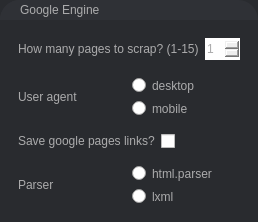
                            <widget class="QFrame" name="frame_google_engine">
                             <property name="sizePolicy">
                              <sizepolicy hsizetype="Expanding" vsizetype="Fixed">
                               <horstretch>0</horstretch>
                               <verstretch>0</verstretch>
                              </sizepolicy>
                             </property>
                             <property name="minimumSize">
                              <size>
                               <width>0</width>
                               <height>0</height>
                              </size>
                             </property>
                             <property name="styleSheet">
                              <string notr="true">QFrame{
	border-radius: 20px;
	background-color: rgb(41, 43, 47);
}</string>
                             </property>
                             <property name="frameShape">
                              <enum>QFrame::NoFrame</enum>
                             </property>
                             <property name="frameShadow">
                              <enum>QFrame::Raised</enum>
                             </property>
                             <layout class="QVBoxLayout" name="verticalLayout_13">
                              <property name="spacing">
                               <number>0</number>
                              </property>
                              <property name="leftMargin">
                               <number>0</number>
                              </property>
                              <property name="topMargin">
                               <number>0</number>
                              </property>
                              <property name="rightMargin">
                               <number>0</number>
                              </property>
                              <property name="bottomMargin">
                               <number>0</number>
                              </property>
                              <item>
                               <widget class="QFrame" name="frame_google_top_bar">
                                <property name="minimumSize">
                                 <size>
                                  <width>0</width>
                                  <height>20</height>
                                 </size>
                                </property>
                                <property name="maximumSize">
                                 <size>
                                  <width>16777215</width>
                                  <height>25</height>
                                 </size>
                                </property>
                                <property name="styleSheet">
                                 <string notr="true">QFrame{
	border-bottom-left-radius: 0px;
	border-bottom-right-radius: 0px;
	background-color: rgb(47, 49, 54);
}</string>
                                </property>
                                <property name="frameShape">
                                 <enum>QFrame::StyledPanel</enum>
                                </property>
                                <property name="frameShadow">
                                 <enum>QFrame::Raised</enum>
                                </property>
                                <layout class="QHBoxLayout" name="horizontalLayout_10">
                                 <property name="spacing">
                                  <number>0</number>
                                 </property>
                                 <property name="leftMargin">
                                  <number>0</number>
                                 </property>
                                 <property name="topMargin">
                                  <number>0</number>
                                 </property>
                                 <property name="rightMargin">
                                  <number>0</number>
                                 </property>
                                 <property name="bottomMargin">
                                  <number>0</number>
                                 </property>
                                 <item alignment="Qt::AlignLeft">
                                  <widget class="QFrame" name="frame_5">
                                   <property name="frameShape">
                                    <enum>QFrame::StyledPanel</enum>
                                   </property>
                                   <property name="frameShadow">
                                    <enum>QFrame::Raised</enum>
                                   </property>
                                   <layout class="QHBoxLayout" name="horizontalLayout_11">
                                    <property name="spacing">
                                     <number>0</number>
                                    </property>
                                    <property name="leftMargin">
                                     <number>20</number>
                                    </property>
                                    <property name="topMargin">
                                     <number>0</number>
                                    </property>
                                    <property name="rightMargin">
                                     <number>0</number>
                                    </property>
                                    <property name="bottomMargin">
                                     <number>0</number>
                                    </property>
                                    <item>
                                     <widget class="QLabel" name="label_google">
                                      <property name="font">
                                       <font>
                                        <family>Segoe UI</family>
                                       </font>
                                      </property>
                                      <property name="styleSheet">
                                       <string notr="true">color: rgb(171, 171, 172);</string>
                                      </property>
                                      <property name="frameShape">
                                       <enum>QFrame::Box</enum>
                                      </property>
                                      <property name="text">
                                       <string>Google Engine</string>
                                      </property>
                                     </widget>
                                    </item>
                                   </layout>
                                  </widget>
                                 </item>
                                </layout>
                               </widget>
                              </item>
                              <item alignment="Qt::AlignTop">
                               <widget class="QFrame" name="frame_google_main">
                                <property name="styleSheet">
                                 <string notr="true">background-color: none;
border-radius: none;
color: rgb(171, 171, 172);</string>
                                </property>
                                <property name="frameShape">
                                 <enum>QFrame::StyledPanel</enum>
                                </property>
                                <property name="frameShadow">
                                 <enum>QFrame::Raised</enum>
                                </property>
                                <layout class="QVBoxLayout" name="verticalLayout_15">
                                 <property name="spacing">
                                  <number>0</number>
                                 </property>
                                 <property name="leftMargin">
                                  <number>9</number>
                                 </property>
                                 <item>
                                  <widget class="QFrame" name="frame_7">
                                   <property name="minimumSize">
                                    <size>
                                     <width>0</width>
                                     <height>40</height>
                                    </size>
                                   </property>
                                   <property name="frameShape">
                                    <enum>QFrame::StyledPanel</enum>
                                   </property>
                                   <property name="frameShadow">
                                    <enum>QFrame::Raised</enum>
                                   </property>
                                   <layout class="QHBoxLayout" name="horizontalLayout_14">
                                    <item>
                                     <widget class="QLabel" name="label_google_how_many_pages">
                                      <property name="text">
                                       <string>How many pages to scrap? (1-15)</string>
                                      </property>
                                     </widget>
                                    </item>
                                    <item alignment="Qt::AlignLeft">
                                     <widget class="QFrame" name="frame_how_many_pages">
                                      <property name="frameShape">
                                       <enum>QFrame::StyledPanel</enum>
                                      </property>
                                      <property name="frameShadow">
                                       <enum>QFrame::Raised</enum>
                                      </property>
                                      <layout class="QHBoxLayout" name="horizontalLayout_15">
                                       <property name="spacing">
                                        <number>0</number>
                                       </property>
                                       <property name="leftMargin">
                                        <number>0</number>
                                       </property>
                                       <property name="topMargin">
                                        <number>0</number>
                                       </property>
                                       <property name="rightMargin">
                                        <number>0</number>
                                       </property>
                                       <property name="bottomMargin">
                                        <number>0</number>
                                       </property>
                                       <item>
                                        <widget class="QSpinBox" name="spin_box_google_pages">
                                         <property name="sizePolicy">
                                          <sizepolicy hsizetype="Minimum" vsizetype="Expanding">
                                           <horstretch>0</horstretch>
                                           <verstretch>0</verstretch>
                                          </sizepolicy>
                                         </property>
                                         <property name="minimum">
                                          <number>1</number>
                                         </property>
                                         <property name="maximum">
                                          <number>15</number>
                                         </property>
                                        </widget>
                                       </item>
                                      </layout>
                                     </widget>
                                    </item>
                                   </layout>
                                  </widget>
                                 </item>
                                 <item>
                                  <widget class="QFrame" name="frame_15">
                                   <property name="frameShape">
                                    <enum>QFrame::StyledPanel</enum>
                                   </property>
                                   <property name="frameShadow">
                                    <enum>QFrame::Raised</enum>
                                   </property>
                                   <layout class="QHBoxLayout" name="horizontalLayout_19">
                                    <item>
                                     <widget class="QLabel" name="label_user_agent">
                                      <property name="text">
                                       <string>User agent</string>
                                      </property>
                                     </widget>
                                    </item>
                                    <item>
                                     <widget class="QFrame" name="frame_16">
                                      <property name="frameShape">
                                       <enum>QFrame::StyledPanel</enum>
                                      </property>
                                      <property name="frameShadow">
                                       <enum>QFrame::Raised</enum>
                                      </property>
                                      <layout class="QVBoxLayout" name="verticalLayout_17">
                                       <property name="spacing">
                                        <number>8</number>
                                       </property>
                                       <property name="leftMargin">
                                        <number>0</number>
                                       </property>
                                       <property name="topMargin">
                                        <number>0</number>
                                       </property>
                                       <property name="rightMargin">
                                        <number>0</number>
                                       </property>
                                       <property name="bottomMargin">
                                        <number>0</number>
                                       </property>
                                       <item>
                                        <widget class="QRadioButton" name="radio_desktop">
                                         <property name="text">
                                          <string>desktop</string>
                                         </property>
                                        </widget>
                                       </item>
                                       <item>
                                        <widget class="QRadioButton" name="radio_mobile">
                                         <property name="text">
                                          <string>mobile</string>
                                         </property>
                                        </widget>
                                       </item>
                                      </layout>
                                     </widget>
                                    </item>
                                   </layout>
                                  </widget>
                                 </item>
                                 <item>
                                  <widget class="QFrame" name="frame_12">
                                   <property name="frameShape">
                                    <enum>QFrame::StyledPanel</enum>
                                   </property>
                                   <property name="frameShadow">
                                    <enum>QFrame::Raised</enum>
                                   </property>
                                   <layout class="QHBoxLayout" name="horizontalLayout_17">
                                    <item>
                                     <widget class="QLabel" name="label_8">
                                      <property name="text">
                                       <string>Save google pages links?</string>
                                      </property>
                                     </widget>
                                    </item>
                                    <item>
                                     <widget class="QCheckBox" name="check_google_pages">
                                      <property name="text">
                                       <string/>
                                      </property>
                                     </widget>
                                    </item>
                                   </layout>
                                  </widget>
                                 </item>
                                 <item>
                                  <widget class="QFrame" name="frame_10">
                                   <property name="sizePolicy">
                                    <sizepolicy hsizetype="Minimum" vsizetype="Minimum">
                                     <horstretch>0</horstretch>
                                     <verstretch>0</verstretch>
                                    </sizepolicy>
                                   </property>
                                   <property name="frameShape">
                                    <enum>QFrame::NoFrame</enum>
                                   </property>
                                   <property name="frameShadow">
                                    <enum>QFrame::Raised</enum>
                                   </property>
                                   <layout class="QHBoxLayout" name="horizontalLayout_16">
                                    <item>
                                     <widget class="QLabel" name="label_7">
                                      <property name="text">
                                       <string>Parser</string>
                                      </property>
                                     </widget>
                                    </item>
                                    <item>
                                     <widget class="QFrame" name="frame_11">
                                      <property name="frameShape">
                                       <enum>QFrame::StyledPanel</enum>
                                      </property>
                                      <property name="frameShadow">
                                       <enum>QFrame::Raised</enum>
                                      </property>
                                      <layout class="QVBoxLayout" name="verticalLayout_16">
                                       <property name="spacing">
                                        <number>8</number>
                                       </property>
                                       <property name="leftMargin">
                                        <number>0</number>
                                       </property>
                                       <property name="topMargin">
                                        <number>0</number>
                                       </property>
                                       <property name="rightMargin">
                                        <number>0</number>
                                       </property>
                                       <property name="bottomMargin">
                                        <number>0</number>
                                       </property>
                                       <item>
                                        <widget class="QRadioButton" name="radio_html">
                                         <property name="text">
                                          <string>html.parser</string>
                                         </property>
                                        </widget>
                                       </item>
                                       <item>
                                        <widget class="QRadioButton" name="radio_lxml">
                                         <property name="text">
                                          <string>lxml</string>
                                         </property>
                                        </widget>
                                       </item>
                                      </layout>
                                     </widget>
                                    </item>
                                   </layout>
                                  </widget>
                                 </item>
                                </layout>
                               </widget>
                              </item>
                             </layout>
                            </widget>
